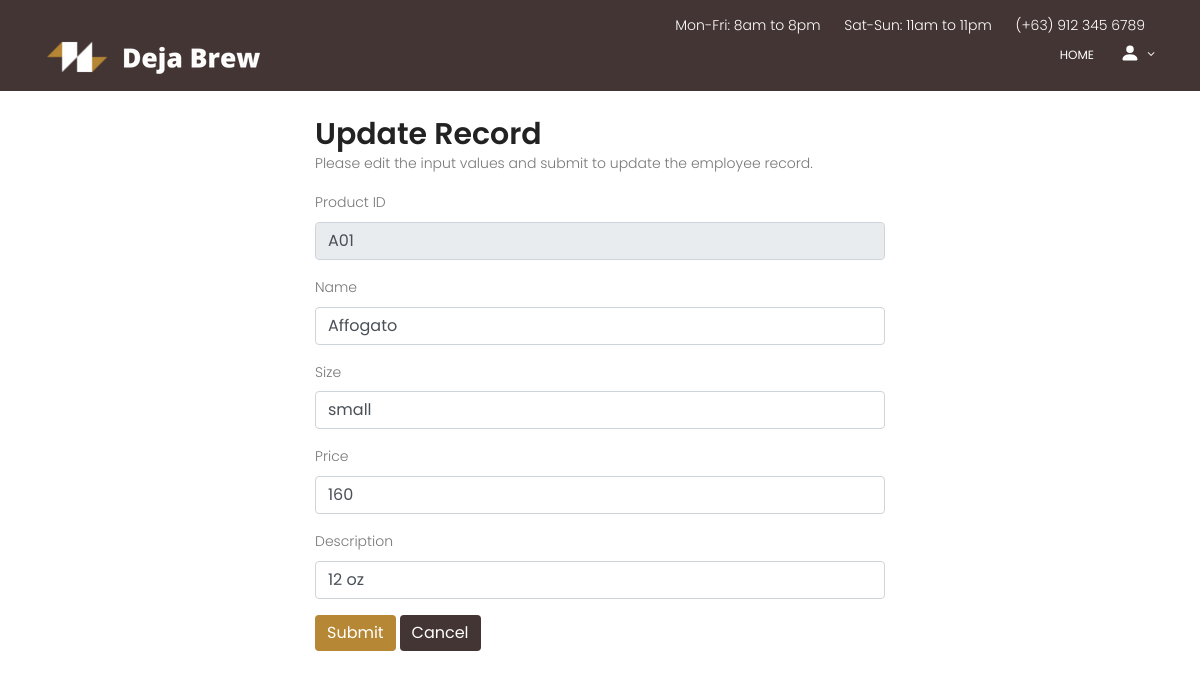
Screenshot of /Home-developer/Menu/update.php?id=A01 with the database file from the repository.
### tables this page shows
CREATE TABLE `product` (
  `Product_ID` varchar(50) NOT NULL COMMENT 'PK for coffee',
  `Product_Name` varchar(50) NOT NULL COMMENT 'Name of coffee',
  `Product_Type` varchar(50) NOT NULL COMMENT 'Size (S, M, L)',
  `Product_Price` int(50) NOT NULL COMMENT 'Price of coffee',
  `Description` varchar(50) NOT NULL COMMENT 'ex (12oz, 16oz)'
);

### Home-developer/Menu/update.php (the view, shortened to what this page needs)
<?php
require_once "config.php";
$pID = $pName = $pType = $pPrice = $description = "";
$pID_err = $pName_err = $pType_err = $pPrice_err = $description_err = "";
if(isset($_POST["id"]) && !empty($_POST["id"])){
    $id = $_POST["id"];
   $input_pID = trim($_POST["pID"]);
   if(empty($input_pID)){
      $pID_err = "Please enter product ID.";
    } else{
        $pID = $input_pID;
    }
    $input_pName = trim($_POST["pName"]);
    if(empty($input_pName)){
        $pName_err = "Please enter product Name";
    } else{
        $pName = $input_pName;
    }
    $input_pType = trim($_POST["pType"]);
    if(empty($input_pType)){
        $pType_err = "Please enter product Type";
    } else{
        $pType = $input_pType;
    }
    $input_pPrice = trim($_POST["pPrice"]);
    if(empty($input_pPrice)){
        $pPrice_err = "Please enter Price.";
    } else{
        $pPrice = $input_pPrice;
    }
    $input_description = trim($_POST["description"]);
    if(empty($input_description)){
        $description_err = "Please enter product description";
    } else{
        $description = $input_description;
    }
    if(empty($pID_err) && empty($pName_err) && empty($pType_err) && empty($pPrice_err) && empty($description_err)){
        $sql = "UPDATE product SET Product_Name=?, Product_Type=?, Product_Price=?, Description=? WHERE Product_ID='$pID'";
        if($stmt = mysqli_prepare($link, $sql)){
             mysqli_stmt_bind_param($stmt, "ssss", $param_pName, $param_pType, $param_pPrice, $param_description);
             echo "update hello";
            $param_pName = $pName;
            $param_pType = $pType;
            $param_pPrice = $pPrice;
            $param_description = $description;
            if(mysqli_stmt_execute($stmt)){
                header("location: menu.php");
                exit();
            } else{
                echo "Oops! Something went wrong. Please try again later.";
            }
        }
        mysqli_stmt_close($stmt);
    }
    mysqli_close($link);
} else{
    if(isset($_GET["id"]) && !empty(trim($_GET["id"]))){
        $sql = "SELECT * FROM product WHERE Product_ID = ?";
        if($stmt = mysqli_prepare($link, $sql)){
            mysqli_stmt_bind_param($stmt, "s", $param_id);
            if(mysqli_stmt_execute($stmt)){
                $result = mysqli_stmt_get_result($stmt);
                if(mysqli_num_rows($result) == 1){
                    $row = mysqli_fetch_array($result, MYSQLI_ASSOC);
                    $pID = $row["Product_ID"];
                    $pName = $row["Product_Name"];
                    $pType = $row["Product_Type"];
                    $pPrice = $row["Product_Price"];
                    $description = $row["Description"];
                } else{
                    header("location: error.php");
                    exit();
                }
            } else{
                echo "Oops! Something went wrong. Please try again later.";
            }
        }
    }  else{
        header("location: error.php");
        exit();
    }
}
?>
 <!DOCTYPE html>
	<html lang="zxx" class="no-js">
	<head>
			<link rel="stylesheet" href="css/linearicons.css">
			<link rel="stylesheet" href="css/owl.carousel.css">
			<link rel="stylesheet" href="css/font-awesome.min.css">
			<link rel="stylesheet" href="css/nice-select.css">
			<link rel="stylesheet" href="css/magnific-popup.css">
			<link rel="stylesheet" href="css/bootstrap.css">
			<link rel="stylesheet" href="css/main.css">
</head>
<body>
<header id="header" id="home" style="background: #433533;">
				<div class="header-top">
		  			<div class="container">
				  		<div class="row justify-content-end">
				  			<div class="col-lg-8 col-sm-4 col-8 header-top-right no-padding">
				  				<ul>
				  					<li>
				  						Mon-Fri: 8am to 8pm
				  					</li>
				  					<li>
				  						Sat-Sun: 11am to 11pm
				  					</li>
				  					<li>
				  						<a href="tel:(012) 6985 236 7512">(+63) 912 345 6789</a>
				  					</li>
				  				</ul>
				  			</div>
				  		</div>
		  			</div>
				</div>
			    <div class="container">
			    	<div class="row align-items-center justify-content-between d-flex">
				      <div id="logo">
				        <a href="../index.php"><img src="img/logo.png" alt="" title="" /></a>
				      </div>
				      <nav id="nav-menu-container">
				        <ul class="nav-menu">
				          <li class="menu-active"><a href="../index.php">Home</a></li>
						  <li class="menu-has-children"><a href="">
							  <svg xmlns="http://www.w3.org/2000/svg" width="20" height="20" fill="currentColor" class="bi bi-person-fill" viewBox="0 0 16 16">
								  <path d="M3 14s-1 0-1-1 1-4 6-4 6 3 6 4-1 1-1 1H3zm5-6a3 3 0 1 0 0-6 3 3 0 0 0 0 6z"/>
							  </svg></a>
				          </li>
				        </ul>
				      </nav>
			    	</div>
			    </div>
			  </header>
			<br><br><br>
            <div class="wrapper">
                <div class="container-fluid">
                    <div class="row">
                        <div class="col-md-12">
                            <h2 class="mt-5">Update Record</h2>
                            <p>Please edit the input values and submit to update the employee record.</p>
                            <form action="<?php echo htmlspecialchars(basename($_SERVER['REQUEST_URI'])); ?>" method="post">
                                        <div class="form-group">
                                            <label>Product ID</label>
                                            <input readonly type="text" name="pID" class="form-control <?php echo (!empty($pID_err)) ? 'is-invalid' : ''; ?>" value="<?php echo $pID; ?>">
                                        </div>
                                        <div class="form-group">
                                            <label>Name</label>
                                            <input type="text" name="pName" class="form-control <?php echo (!empty($pName_err)) ? 'is-invalid' : ''; ?>" value="<?php echo $pName; ?>">
                                        </div>
                                        <div class="form-group">
                                            <label>Size</label>
                                            <input type="text" name="pType" class="form-control <?php echo (!empty($pType_err)) ? 'is-invalid' : ''; ?>" value="<?php echo $pType; ?>">
                                        </div>
                                        <div class="form-group">
                                            <label>Price</label>
                                            <input type="text" name="pPrice" class="form-control <?php echo (!empty($pPrice_err)) ? 'is-invalid' : ''; ?>" value="<?php echo $pPrice; ?>">
                                        </div>
                                        <div class="form-group">
                                            <label>Description</label>
                                            <input type="text" name="description" class="form-control <?php echo (!empty($description_err)) ? 'is-invalid' : ''; ?>" value="<?php echo $description; ?>">
                                        </div>
                                <input type="submit" class="btn btn-dark" style="background:#B68734; border-style: none;" value="Submit">
                                <a href="menu.php" class="btn btn-dark" style="background:#433533; border-style: none;">Cancel</a>
                            </form>
                        </div>
                    </div>
                </div>
            </div>
</body>
</html>

### Home-developer/Menu/css/main.css (style rules this page uses)
body { color: #777777; font-family: "Poppins", sans-serif; font-size: 14px; font-weight: 300; line-height: 1.625em; position: relative; }
ol, ul { margin: 0; padding: 0; list-style: none; }
a { -webkit-transition: all 0.3s ease 0s; -moz-transition: all 0.3s ease 0s; -o-transition: all 0.3s ease 0s; transition: all 0.3s ease 0s; }
a, a:focus, a:hover { text-decoration: none; outline: 0; }
h1, h2, h3, h4, h5, h6 { font-family: "Poppins", sans-serif; color: #222222; line-height: 1.2em !important; margin-bottom: 0; margin-top: 0; font-weight: 600; }
h2, .h2 { font-size: 30px; }
.no-padding { padding: 0; }
h2 { font-size: 30px; }
h1, h2, h3, h4, h5, h6 { line-height: 1.5em; }
#header { padding: 14px 0; position: fixed; left: 0; top: 0; right: 0; transition: all 0.5s; z-index: 997; }
.header-top ul { text-align: right; margin-right: 5px; }
.header-top ul li { color: #fff; display: inline-block; margin-right: 20px; }
.header-top ul li a { color: #fff; }
#header #logo img { padding: 0; margin: 0; }
.nav-menu, .nav-menu * { margin: 0; padding: 0; list-style: none; }
.nav-menu li { position: relative; white-space: nowrap; }
.nav-menu > li { float: left; }
.sf-arrows .sf-with-ul { padding-right: 30px; }
.sf-arrows .sf-with-ul:after { content: "\f107"; position: absolute; right: 15px; font-family: FontAwesome; font-style: normal; font-weight: normal; }
#nav-menu-container { margin: 0; }
.nav-menu a { padding: 0 8px 0px 8px; text-decoration: none; display: inline-block; color: #fff; font-weight: 400; font-size: 12px; text-transform: uppercase; outline: none; }
.nav-menu > li { margin-left: 10px; }
#mobile-nav { position: fixed; top: 0; padding-top: 18px; bottom: 0; z-index: 998; background: rgba(0, 0, 0, 0.8); left: -260px; width: 260px; overflow-y: auto; transition: 0.4s; }
#mobile-nav ul { padding: 0; margin: 0; list-style: none; }
#mobile-nav ul li { position: relative; }
#mobile-nav ul li a { color: #fff; font-size: 13px; text-transform: uppercase; overflow: hidden; padding: 10px 22px 10px 15px; position: relative; text-decoration: none; width: 100%; display: block; outline: none; font-weight: 700; }

### Home-developer/Menu/update.php (style rules this page uses)
.wrapper { width: 600px; margin: 0 auto; }

### rows the page displays
product: pID "A01", pName "Affogato", pType "small", pPrice "160", description "12 oz"
